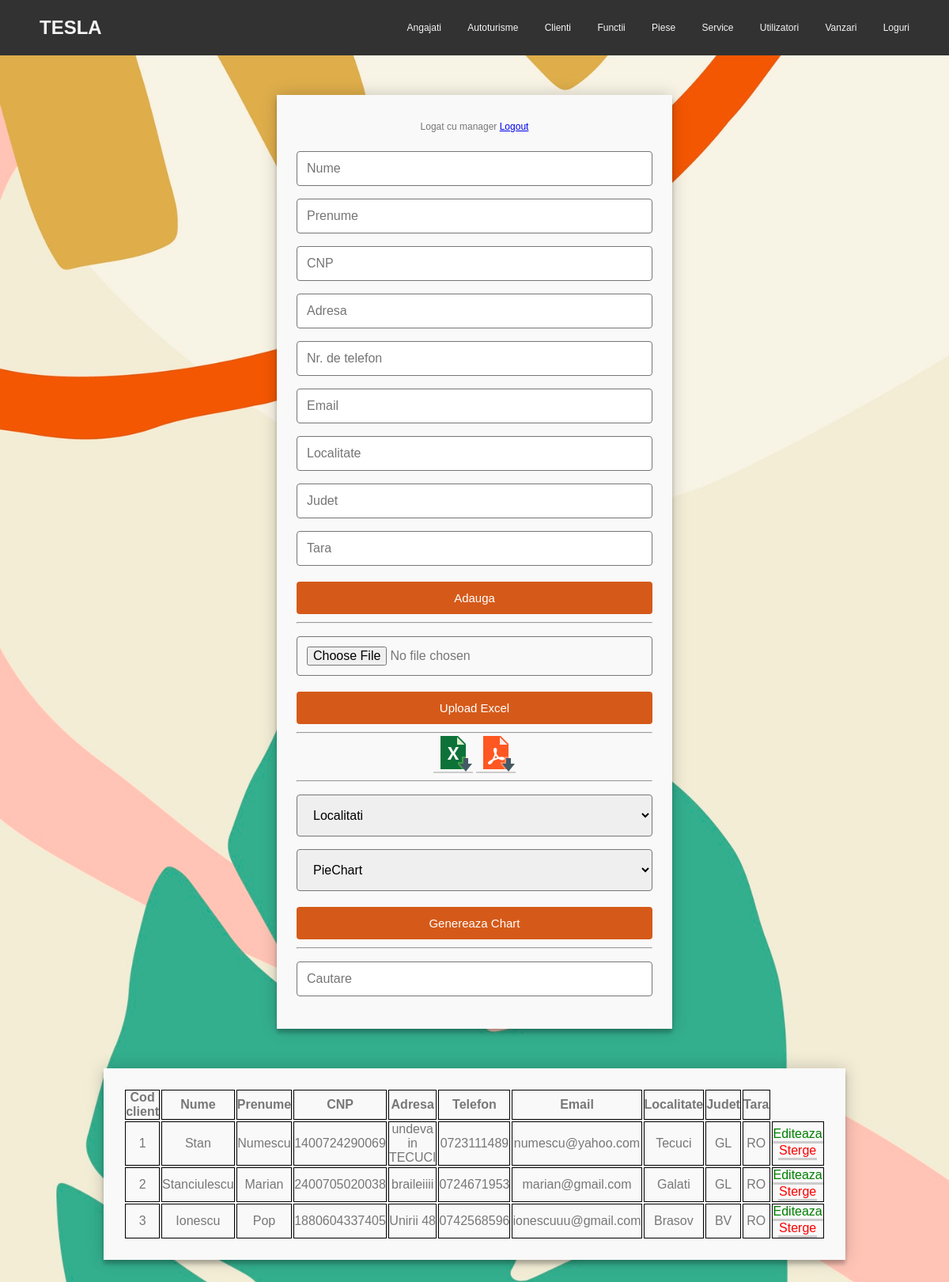
Page /data/client.php (signed in) on the committed database.
### tables this page shows
CREATE TABLE `client` (
  `codc` int(11) NOT NULL AUTO_INCREMENT,
  `numec` varchar(20) DEFAULT NULL,
  `prenumec` varchar(45) DEFAULT NULL,
  `cnp` bigint(13) DEFAULT NULL,
  `telefonc` varchar(14) DEFAULT NULL,
  `emailc` varchar(25) DEFAULT NULL,
  `adresac` varchar(80) DEFAULT NULL,
  `localitate` varchar(25) DEFAULT NULL,
  `judet` varchar(25) DEFAULT NULL,
  `tara` varchar(3) DEFAULT NULL,
  PRIMARY KEY (`codc`)
);

### select.php (called while the page is built, shortened)
<?php
function selectFrom($query, $type){
    require "connection.php";
    if (!empty($connect)) {
        $stm = $connect->prepare($query);
    } else
        $stm = null;
    $stm->execute();
    if ($type === 1) {
        return $stm->fetch()[0];
    }
    else
        return $stm->fetchAll();
}

### data/client.php (the view, shortened to what this page needs)
<?php
require "../connection.php";
require "../select.php";
require "../header.php";
$codlog = selectFrom("select codf from utilizatori where username = '".$_SESSION['user']."'", 1);
if(!empty($connect))
    $stmt = $connect->prepare('SELECT * FROM client');
else
    $stmt = null;
$stmt->execute();
?>
<!DOCTYPE html>
<html lang="en">
<head>
</head>
<body>
<div id="nav-placeholder">
</div>
<div id="prod">
<form method="post" autocomplete="off">
    <label><?php echo "Logat cu ".$_SESSION['user'];?></label>
    <a href="../logout.php">Logout</a>
    <input name="numec" type="text" placeholder="Nume">
    <input name="prenumec" type="text" placeholder="Prenume">
    <input name="cnp" type="text" placeholder="CNP">
    <input name="adresac" type="text" placeholder="Adresa">
    <input name="telefonc" type="text" placeholder="Nr. de telefon">
    <input name="emailc" type="text" placeholder="Email">
    <input name="localitate" type="text" placeholder="Localitate">
    <input name="judet" type="text" placeholder="Judet">
    <input name="tara" type="text" placeholder="Tara">
    <input name="adauga" type="submit" value="Adauga">
</form>
    <hr>
    <form method="post" action="../import.php?tab=client" enctype="multipart/form-data">
        <input type="file" name="file" accept=".xls,.xlsx">
        <input type="submit" value="Upload Excel">
    </form>
    <hr>
    <?php if ($codlog != 6):?>
    <div class="link">
        <a id="edit" href="../print.php?tab=client"><img src="../img/excel.png" alt="Export Excel" title="Export Excel"></a>
        <a id="edit" href="../pdf/pdfClient.php"><img src="../img/pdf.png" alt="Export PDF" title="Export PDF"></a>
    </div>
        <hr>
        <form method="post" autocomplete="off" action="chart.php?tab=client" enctype="multipart/form-data">
            <select id="combo" name="data">
                <option>Localitati</option>
            </select>
            <select id="combo" name="chart">
                <option>PieChart</option>
            </select>
            <input name="gen" type="submit" value="Genereaza Chart">
        </form>
        <hr>
    <?php endif;?>
    <input type='text' id='searchTable' placeholder='Cautare'>
</div>
<table id="table">
    <thead>
    <tr>
        <th>Cod client</th>
        <th>Nume</th>
        <th>Prenume</th>
        <th>CNP</th>
        <th>Adresa</th>
        <th>Telefon</th>
        <th>Email</th>
        <th>Localitate</th>
        <th>Judet</th>
        <th>Tara</th>
    </tr>
    </thead>
    <tbody>
    <?php while ($cli = $stmt->fetch(PDO::FETCH_OBJ)): ?>
        <tr>
            <td><?php echo $cli->codc; ?></td>
            <td><?php echo $cli->numec; ?></td>
            <td><?php echo $cli->prenumec; ?></td>
            <td><?php echo $cli->cnp; ?></td>
            <td><?php echo $cli->adresac; ?></td>
            <td><?php echo $cli->telefonc; ?></td>
            <td><?php echo $cli->emailc; ?></td>
            <td><?php echo $cli->localitate; ?></td>
            <td><?php echo $cli->judet; ?></td>
            <td><?php echo $cli->tara; ?></td>
            <?php if ($codlog != 7):?>
                <td class="link">
                    <a id="edit" href="../edit/editClient.php?codc=<?php echo $cli->codc ?>">Editeaza</a>
                    <a id="delete" href="client.php?codc=<?php echo $cli->codc ?>&action=delete">Sterge</a>
                </td>
            <?php endif ?>
        </tr>
    <?php endwhile; ?>
    </tbody>
</table>
</body>
</html>

### style/styles.css (style rules this page uses)
body { background: url("../img/background.jpg") fixed; background-size: cover; font-family: Helvetica, Arial, sans-serif; font-weight: 100; font-size: 12px; line-height: 30px; color: #777; }
* { margin: 0; padding: 0; box-sizing: border-box; -webkit-box-sizing: border-box; -moz-box-sizing: border-box; -webkit-font-smoothing: antialiased; text-rendering: optimizeLegibility; }
#main, #prod, #table { background: #F9F9F9; padding: 25px; box-shadow: 0 0 20px 0 rgba(0, 0, 0, 0.2), 0 5px 5px 0 rgba(0, 0, 0, 0.24); max-width: 300px; width: 100%; position: relative; margin: 50px auto; text-align: center; }
#prod, #table { max-width: 500px; }
td, th { border: 1px solid black; }
.login input, #prod input, #prod select { box-sizing: border-box; display: block; width: 100%; border-width: 1px; border-style: solid; padding: 16px; outline: 0; font-family: inherit; font-size: 16px; margin: 16px auto; border-radius: 4px; }
#prod input { padding: 12px; }
.login input[type="submit"], #prod input[type="submit"], #down { cursor: pointer; width: 100%; border: none; background: #d55a19; color: #FFF; margin: 20px 0 10px; padding: 12px; font-size: 15px; }
.link a { text-decoration: none; outline: none; transition: background-color .25s ease-out; display: inline-block; padding: 0 1px; border-bottom: 0.2em solid #ccc; }
#edit { color: green; }
#delete { color: red; }

### rows in the picture
client: codc "1", numec "Stan", prenumec "Numescu", cnp "1400724290069", adresac "undeva in TECUCI", telefonc "0723111489", emailc "numescu@yahoo.com", localitate "Tecuci", judet "GL", tara "RO"
client: codc "2", numec "Stanciulescu", prenumec "Marian", cnp "2400705020038", adresac "braileiiii", telefonc "0724671953", emailc "marian@gmail.com", localitate "Galati", judet "GL", tara "RO"
client: codc "3", numec "Ionescu", prenumec "Pop", cnp "1880604337405", adresac "Unirii 48", telefonc "0742568596", emailc "ionescuuu@gmail.com", localitate "Brasov", judet "BV", tara "RO"

### other values in the picture
$_SESSION['user'] "manager"
